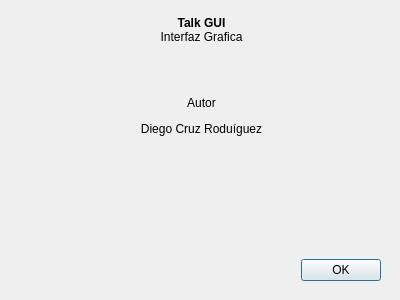
<?xml version="1.0" encoding="UTF-8"?>
<ui version="4.0">
 <class>Acerca</class>
 <widget class="QDialog" name="Acerca">
  <property name="windowModality">
   <enum>Qt::NonModal</enum>
  </property>
  <property name="geometry">
   <rect>
    <x>0</x>
    <y>0</y>
    <width>400</width>
    <height>300</height>
   </rect>
  </property>
  <property name="minimumSize">
   <size>
    <width>400</width>
    <height>300</height>
   </size>
  </property>
  <property name="maximumSize">
   <size>
    <width>400</width>
    <height>300</height>
   </size>
  </property>
  <property name="windowTitle">
   <string>Acerca de Talk  GUI</string>
  </property>
  <property name="sizeGripEnabled">
   <bool>false</bool>
  </property>
  <property name="modal">
   <bool>false</bool>
  </property>
  <widget class="QDialogButtonBox" name="volver">
   <property name="geometry">
    <rect>
     <x>30</x>
     <y>240</y>
     <width>351</width>
     <height>61</height>
    </rect>
   </property>
   <property name="orientation">
    <enum>Qt::Horizontal</enum>
   </property>
   <property name="standardButtons">
    <set>QDialogButtonBox::Ok</set>
   </property>
  </widget>
  <widget class="QLabel" name="label">
   <property name="geometry">
    <rect>
     <x>16</x>
     <y>16</y>
     <width>371</width>
     <height>231</height>
    </rect>
   </property>
   <property name="text">
    <string>&lt;html&gt;&lt;head/&gt;&lt;body&gt;&lt;p&gt;&lt;span style=&quot; font-weight:600;&quot;&gt;Talk GUI&lt;/span&gt;&lt;br/&gt;Interfaz Grafica&lt;/p&gt;&lt;p&gt;&lt;br/&gt;&lt;/p&gt;&lt;p&gt;Autor&lt;/p&gt;&lt;p&gt;Diego Cruz Roduíguez&lt;/p&gt;&lt;/body&gt;&lt;/html&gt;</string>
   </property>
   <property name="alignment">
    <set>Qt::AlignHCenter|Qt::AlignTop</set>
   </property>
  </widget>
 </widget>
 <resources/>
 <connections>
  <connection>
   <sender>volver</sender>
   <signal>accepted()</signal>
   <receiver>Acerca</receiver>
   <slot>accept()</slot>
   <hints>
    <hint type="sourcelabel">
     <x>248</x>
     <y>254</y>
    </hint>
    <hint type="destinationlabel">
     <x>157</x>
     <y>274</y>
    </hint>
   </hints>
  </connection>
  <connection>
   <sender>volver</sender>
   <signal>rejected()</signal>
   <receiver>Acerca</receiver>
   <slot>reject()</slot>
   <hints>
    <hint type="sourcelabel">
     <x>316</x>
     <y>260</y>
    </hint>
    <hint type="destinationlabel">
     <x>286</x>
     <y>274</y>
    </hint>
   </hints>
  </connection>
 </connections>
</ui>
